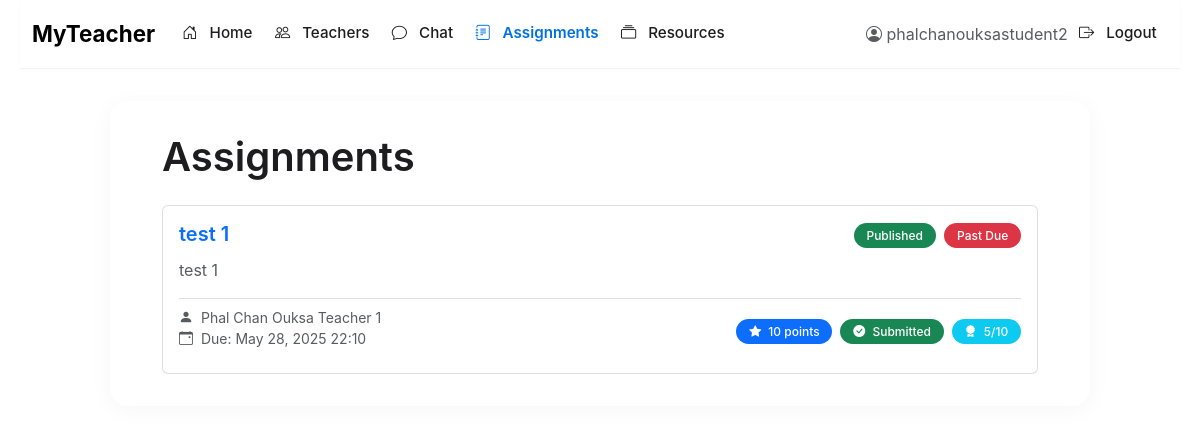
The app's page /assignments/ (signed in), older data.
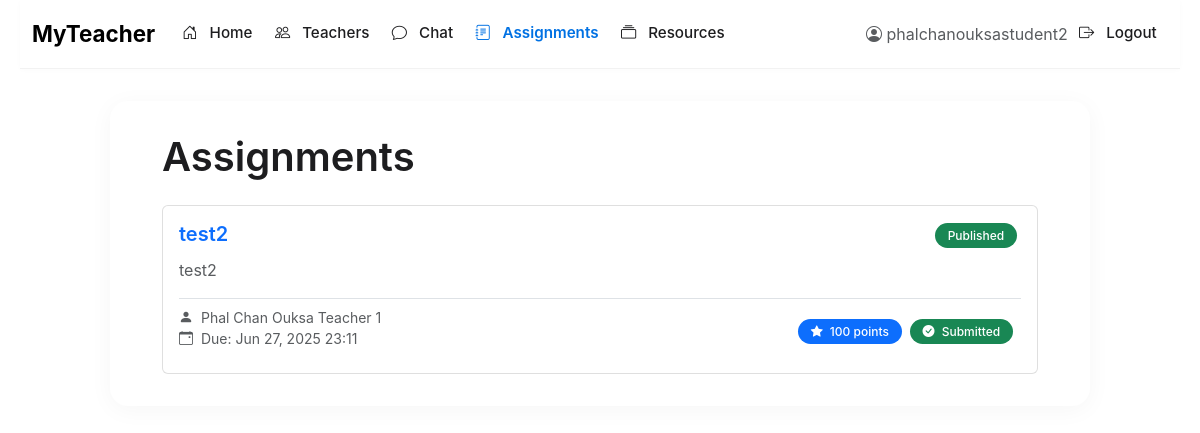
The same page, newer data.
### assignments/models.py (models this page shows, shortened)
class Assignment(models.Model):
    title = models.CharField(max_length=200)
    description = models.TextField()
    teacher = models.ForeignKey(UserProfile, on_delete=models.CASCADE, related_name='assignments_given')
    created_at = models.DateTimeField(auto_now_add=True)
    due_date = models.DateTimeField()
    max_marks = models.PositiveIntegerField(default=100)
    is_published = models.BooleanField(default=False)
    class Meta:
        ordering = ['-created_at']
    def is_past_due(self):
        return timezone.now() > self.due_date

class Submission(models.Model):
    assignment = models.ForeignKey(Assignment, on_delete=models.CASCADE, related_name='submissions')
    student = models.ForeignKey(UserProfile, on_delete=models.CASCADE, related_name='submissions')
    submitted_at = models.DateTimeField(auto_now_add=True)
    file = models.FileField(upload_to='submissions/%Y/%m/%d/')
    text = models.TextField(blank=True, help_text='Optional text submission')
    grade = models.PositiveIntegerField(
        null=True,
        blank=True,
        validators=[MinValueValidator(0), MaxValueValidator(100)]
    )
    feedback = models.TextField(blank=True)
    is_plagiarized = models.BooleanField(default=False)
    plagiarism_report = models.TextField(blank=True, null=True)
    class Meta:
        unique_together = ('assignment', 'student')
        ordering = ['-submitted_at']
    def get_grade_display(self):
        if self.grade is None:
            return "Not graded"
        return f"{self.grade}/{self.assignment.max_marks}"

### accounts/models.py (models this page shows, shortened)
class UserProfile(models.Model):
    ROLE_CHOICES = (
        ('admin', 'Admin'),
        ('teacher', 'Teacher'),
        ('student', 'Student'),
    )
    user = models.OneToOneField(User, on_delete=models.CASCADE, related_name='profile')
    role = models.CharField(max_length=10, choices=ROLE_CHOICES, default='student')
    identifier = models.CharField(max_length=20, unique=True, blank=True, null=True)
    date_of_birth = models.DateField(null=True, blank=True)
    address = models.TextField(blank=True)
    phone_number = models.CharField(max_length=15, blank=True)
    joining_date = models.DateField(auto_now_add=True)

### assignments/views.py (the view)
# urls.py: path('', views.AssignmentListView.as_view(), name='assignment-list'),
class AssignmentListView(LoginRequiredMixin, ListView):
    model = Assignment
    template_name = 'assignments/assignment_list.html'
    context_object_name = 'assignments'
    def get_queryset(self):
        user = self.request.user.profile
        if user.role == 'teacher':
            return Assignment.objects.filter(teacher=user).order_by('-created_at')
        else:
            return Assignment.objects.filter(is_published=True).order_by('-created_at')

### templates/assignments/assignment_list.html (shortened to what this page needs)
{% extends 'assignments/base_assignments.html' %}
{% block assignment_content %}
<div class="d-flex justify-content-between align-items-center mb-4">
    <h1 class="mb-0">Assignments</h1>
</div>
{% if assignments %}
    <div class="row g-4">
        {% for assignment in assignments %}
            <div class="col-12">
                <div class="card assignment-card h-100">
                    <div class="card-body">
                        <div class="d-flex justify-content-between align-items-start mb-2">
                            <h5 class="card-title mb-1">
                                <a href="{% url 'assignments:assignment-detail' assignment.pk %}" class="text-decoration-none">
                                    {{ assignment.title }}
                                </a>
                            </h5>
                            <div>
                                <span class="badge {% if assignment.is_published %}bg-success{% else %}bg-warning{% endif %} me-1">
                                    {% if assignment.is_published %}Published{% else %}Draft{% endif %}
                                </span>
                                {% if assignment.is_past_due %}
                                    <span class="badge bg-danger">Past Due</span>
                                {% endif %}
                            </div>
                        </div>
                        <p class="card-text text-muted mb-2">
                            {{ assignment.description|truncatewords:25 }}
                        </p>
                        <div class="d-flex flex-wrap justify-content-between align-items-center mt-3 pt-2 border-top">
                            <div class="me-3 mb-2">
                                <small class="text-muted d-block">
                                    <i class="bi bi-person-fill me-1"></i>
                                    {{ assignment.teacher.user.get_full_name }}
                                </small>
                                <small class="text-muted d-block">
                                    <i class="bi bi-calendar-event me-1"></i>
                                    Due: {{ assignment.due_date|date:"M d, Y H:i" }}
                                </small>
                            </div>
                            <div class="d-flex align-items-center">
                                <span class="badge bg-primary me-2">
                                    <i class="bi bi-star-fill me-1"></i>
                                    {{ assignment.max_marks }} points
                                </span>
                                {% if user.profile.role == 'student' %}
                                    {% with submission=assignment.submissions.first %}
                                        {% if submission %}
                                            <span class="badge bg-success me-2">
                                                <i class="bi bi-check-circle-fill me-1"></i>
                                                Submitted
                                            </span>
                                            {% if submission.grade is not None %}
                                                <span class="badge bg-info">
                                                    <i class="bi bi-award-fill me-1"></i>
                                                    {{ submission.get_grade_display }}
                                                </span>
                                            {% endif %}
                                        {% endif %}
                                    {% endwith %}
                                {% endif %}
                            </div>
                        </div>
                    </div>
                </div>
            </div>
        {% endfor %}
    </div>
{% endif %}
{% endblock %}

Row changes from the older to the newer data that the page shows:
removed Assignment: title "test 1", is_published "Published", shows "Past Due", description "test 1", teacher.user.get_full_name "Phal Chan Ouksa Teacher 1", due_date "May 28, 2025 22:10", max_marks "10", submissions.first.grade "5/10"
added Assignment: title "test2", is_published "Published", description "test2", teacher.user.get_full_name "Phal Chan Ouksa Teacher 1", due_date "Jun 27, 2025 23:11", max_marks "100"
